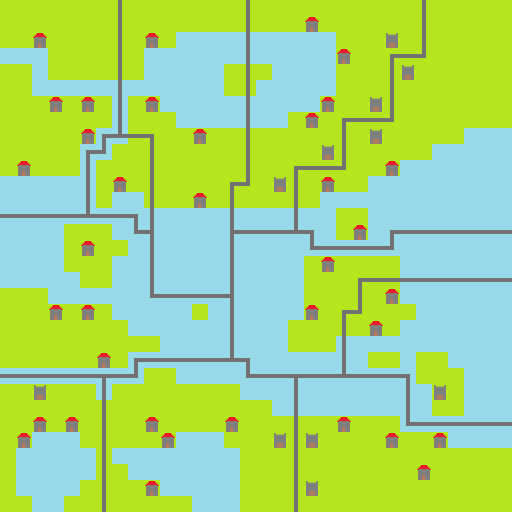

Below is a game level as drawn by its tile map, then a one-line description and the .tmx file that defines it, in full:
An orthogonal 32x32 tile map with 16x16 px tiles, 1 tile layer (Tile Layer 1).

<map version="1.10" tiledversion="1.12.2" orientation="orthogonal" renderorder="right-down" width="32" height="32" tilewidth="16" tileheight="16" infinite="0" nextlayerid="2" nextobjectid="1">
 <tileset firstgid="1" name="Nations" tilewidth="16" tileheight="16" tilecount="11" columns="0">
  <grid orientation="orthogonal" width="1" height="1" />
  <tile id="0">
   <image source="border_corner.png" width="16" height="16" />
  </tile>
  <tile id="1">
   <image source="border_straight.png" width="16" height="16" />
  </tile>
  <tile id="2">
   <image source="grass.png" width="16" height="16" />
  </tile>
  <tile id="3">
   <image source="border_pipe.png" width="16" height="16" />
  </tile>
  <tile id="4">
   <image source="dirt.png" width="16" height="16" />
  </tile>
  <tile id="5">
   <image source="house.png" width="16" height="16" />
  </tile>
  <tile id="6">
   <image source="water.png" width="16" height="16" />
  </tile>
  <tile id="7">
   <image source="border_corner_water.png" width="16" height="16" />
  </tile>
  <tile id="8">
   <image source="border_pipe_water.png" width="16" height="16" />
  </tile>
  <tile id="9">
   <image source="border_straight_water.png" width="16" height="16" />
  </tile>
  <tile id="10">
   <image source="watchtower.png" width="16" height="16" />
  </tile>
 </tileset>
 <layer id="1" name="Tile Layer 1" width="32" height="32">
  <data encoding="csv">
3,3,3,3,3,3,3,1610612738,3,3,3,3,3,3,3,1610612738,3,3,3,3,3,3,3,3,3,3,1610612738,3,3,3,3,3,
3,3,3,3,3,3,3,1610612738,3,3,3,3,3,3,3,1610612738,3,3,3,6,3,3,3,3,3,3,1610612738,3,3,3,3,3,
3,3,6,3,3,3,3,1610612738,3,6,3,7,7,7,7,1610612746,7,7,7,7,7,3,3,3,11,3,1610612738,3,3,3,3,3,
7,7,7,3,3,3,3,1610612738,3,7,7,7,7,7,7,1610612746,7,7,7,7,7,6,3,3,2684354561,2,1610612737,3,3,3,3,3,
3,3,7,3,3,3,3,1610612738,3,7,7,7,7,7,3,1610612738,3,7,7,7,7,3,3,3,1610612738,11,3,3,3,3,3,3,
3,3,7,7,7,7,7,1610612746,7,7,7,7,7,7,3,1610612738,7,7,7,7,7,3,3,3,1610612738,3,3,3,3,3,3,3,
3,3,3,6,3,6,3,1610612746,3,6,7,7,7,7,7,1610612746,7,7,7,7,6,3,3,11,1610612738,3,3,3,3,3,3,3,
3,3,3,3,3,3,3,1610612746,3,3,3,7,7,7,7,1610612746,7,7,3,6,3,2684354561,2,2,1610612737,3,3,3,3,3,3,3,
3,3,3,3,3,6,2684354568,1610612745,2,3221225473,3,3,6,3,3,1610612738,3,3,3,3,3,1610612738,3,11,3,3,3,3,3,7,7,7,
3,3,3,3,3,2684354568,1610612744,3,3,1610612738,3,3,3,3,3,1610612738,3,3,3,3,11,1610612738,3,3,3,3,3,7,7,7,7,7,
3,6,3,3,3,1610612746,3,3,3,1610612738,3,3,3,3,3,1610612738,3,3,2684354561,3221225474,3221225474,1610612737,3,3,6,7,7,7,7,7,7,7,
7,7,7,7,7,1610612746,3,6,3,1610612738,3,3,3,3,2684354561,1610612737,3,11,1610612738,3,6,3,3,7,7,7,7,7,7,7,7,7,
7,7,7,7,7,1610612746,3,7,7,1610612738,3,3,6,3,1610612738,3,3,3,1610612738,3,7,7,7,7,7,7,7,7,7,7,7,7,
10,10,10,10,10,1610612745,10,10,3221225480,1610612746,7,7,7,7,1610612746,7,7,7,1610612746,7,7,3,3,7,7,7,7,7,7,7,7,7,
7,7,7,7,3,3,3,7,8,3221225481,7,7,7,7,9,10,10,10,1610612745,3221225480,7,3,6,7,2684354568,10,10,10,10,10,10,10,
7,7,7,7,3,6,3,3,7,1610612746,7,7,7,7,1610612746,7,7,7,7,8,10,10,10,10,1610612744,7,7,7,7,7,7,7,
7,7,7,7,3,3,3,7,7,1610612746,7,7,7,7,1610612746,7,7,7,7,3,6,3,3,3,3,7,7,7,7,7,7,7,
7,7,7,7,7,3,3,7,7,1610612746,7,7,7,7,1610612746,7,7,7,7,3,3,3,2684354561,2,2,10,10,10,10,10,10,10,
3,3,3,7,7,7,7,7,7,8,10,10,10,10,3221225481,7,7,7,7,3,3,3,1610612738,3,6,7,7,7,7,7,7,7,
3,3,3,6,3,6,3,7,7,7,7,7,3,7,1610612746,7,7,7,7,6,3,2684354561,1610612737,3,3,3,7,7,7,7,7,7,
3,3,3,3,3,3,3,3,7,7,7,7,7,7,1610612746,7,7,7,3,3,3,1610612738,3,6,3,7,7,7,7,7,7,7,
3,3,3,3,3,3,3,3,3,3,7,7,7,7,1610612746,7,7,7,3,3,3,1610612746,7,7,7,7,7,7,7,7,7,7,
3,3,3,3,3,3,6,3,2684354568,10,10,10,10,10,1610612745,3221225480,7,7,7,7,7,1610612746,7,3,3,7,3,3,7,7,7,7,
10,10,10,10,10,10,2684354569,10,1610612744,3,3,7,7,7,7,8,10,10,2684354569,10,10,1610612745,10,10,10,3221225480,3,3,3,7,7,7,
3,3,11,3,3,3,1610612746,3,3,3,3,3,3,3,3,7,7,7,1610612746,7,7,7,7,7,7,1610612746,7,11,3,7,7,7,
3,3,3,3,3,3,1610612738,3,3,3,3,3,3,3,3,3,3,7,1610612746,7,7,7,7,7,7,1610612746,7,3,3,7,7,7,
3,3,6,3,6,3,1610612738,3,3,6,3,3,3,3,6,3,3,3,1610612738,3,3,6,3,3,3,8,10,10,10,10,10,10,
3,6,7,7,7,3,1610612738,3,3,3,6,7,7,7,3,3,3,11,1610612738,11,3,3,3,3,6,3,3,6,7,7,7,7,
3,7,7,7,7,7,1610612738,7,7,7,7,7,7,7,7,3,3,3,1610612738,3,3,3,3,3,3,3,3,3,3,3,3,3,
3,7,7,7,7,7,1610612738,3,7,7,7,7,7,7,7,3,3,3,1610612738,3,3,3,3,3,3,3,6,3,3,3,3,3,
3,7,7,7,7,3,1610612738,3,3,6,7,7,7,7,7,3,3,3,1610612738,11,3,3,3,3,3,3,3,3,3,3,3,3,
3,3,7,7,3,3,1610612738,3,3,3,3,3,7,7,7,3,3,3,1610612738,3,3,3,3,3,3,3,3,3,3,3,3,3
</data>
 </layer>
</map>
